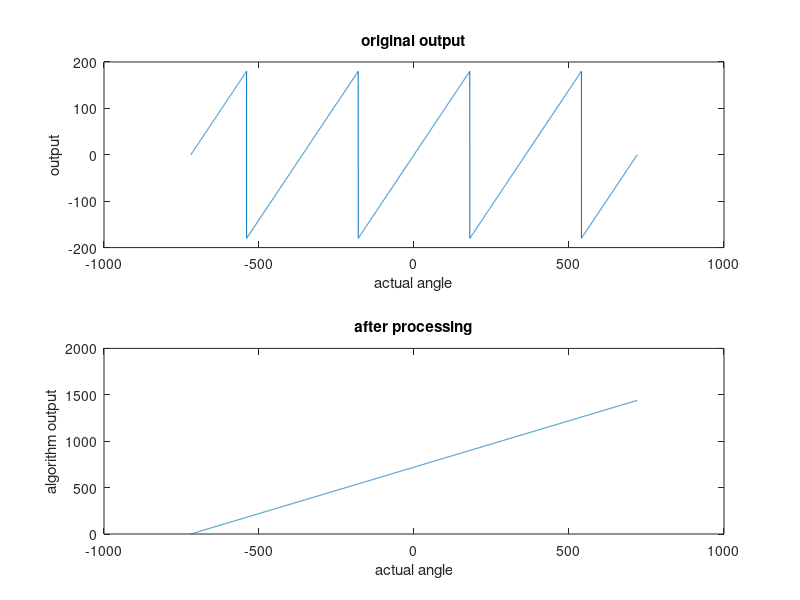

Recreate this plot in MATLAB.

t = -2*pi:0.001:2*pi;
y=sawtooth(t*2+pi)*180;
x = linspace(-720,720,length(y));
subplot(2,1,1)
plot1 = plot(x,y);
xlabel('actual angle')
ylabel('output')
title('original output')
real_angle = zeros(1,length(y));
Loops=0;
for i=1:length(real_angle)-1
    gain = y(i+1)-y(i);
    if(x(i)<=-360&&x(i)>=-360.2)
        k=1;
    end
    if(y(i+1)*y(i)<0)
        if(abs(gain)>300)
            if(y(i+1)<0)
                Loops=Loops+1;
                gain = 360+y(i+1)-y(i);
            else
                Loops=Loops-1;
                gain = -360-y(i)+y(i+1);
            end
        else
            if(y(i+1)<0)
                Loops=Loops-1;
                gain = y(i+1)-y(i);
            else
                Loops=Loops+1;
                gain = y(i+1)-y(i);
            end
        end
        real_angle(i+1) = Loops*180+gain;
    else
        real_angle(i+1) = real_angle(i)+gain;
    end
end
subplot(2,1,2);
plot(x,real_angle);
ylabel('algorithm output')
xlabel('actual angle')
title('after processing')